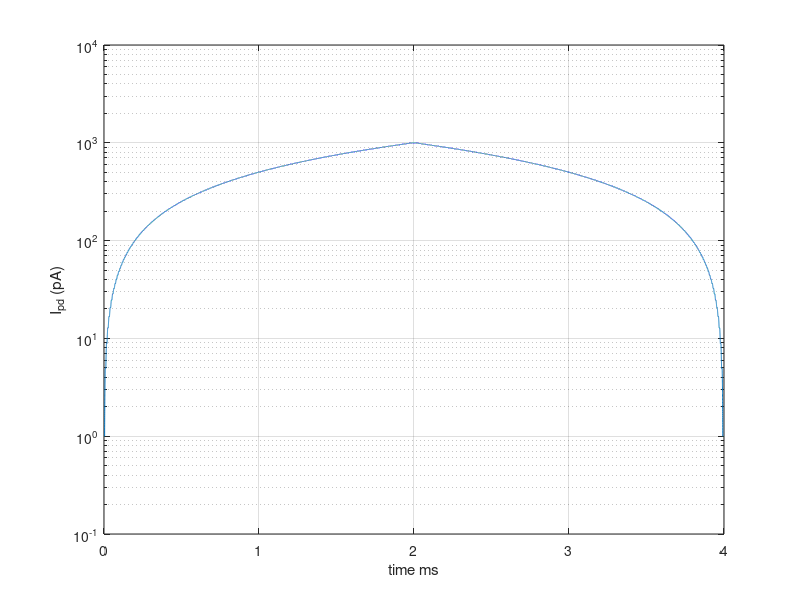
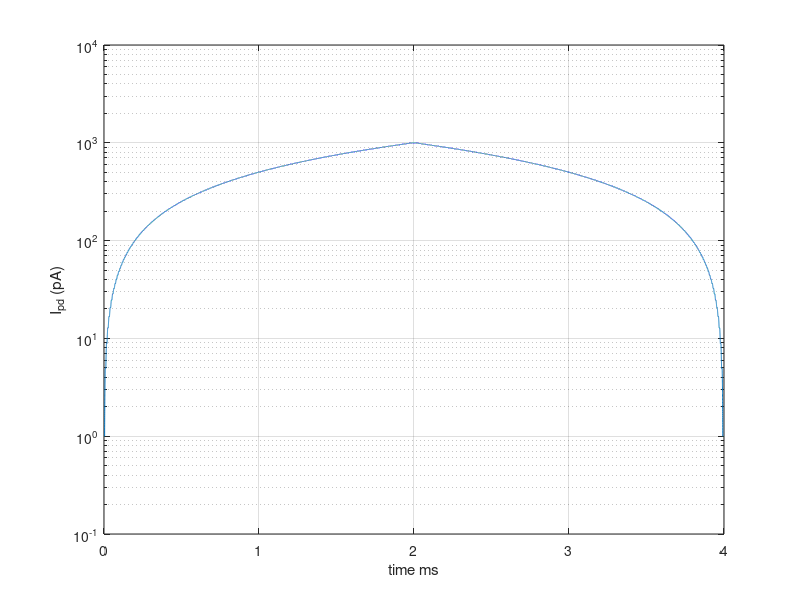

The MATLAB source for these figures, in order:
% It script creates a triangule wave as steps that increases progessive

%function []=spiralNxM(N,M,freq)

%         <------- N ------>
%         ^ Pix0 Pix1 .....
%         |   .
%         |     .
%         M       .
%         |         .
%         |           .PixN,M

% The curve is similar to:
%
%       __
%     _|  |_
%   _|      |_
% _|          |_

tic;

clear all;clc;close all;

N = 2; 
M = 2;
quant_pixel=N*M;
freq = 250;
resol = 255; % Count colours that we wanna to see 
rpm = freq*60;
t_hold = (1/freq)/resol;
samplesPerHold = 2; 
T = t_hold*resol;
scaleTime = 1e3;

curr_path = pwd;
PATH_input = '/home/netware/users/jpgironruiz/Desktop/Documents/Cadence_analysis/Inputs/';
%PATH_input = '/sdcard/documents/MSc/Cadence_analysis/Inputs/';

cd(PATH_input);
nameSignal = strcat('TrianguleWave',int2str(N),'X',int2str(M),'_',int2str(freq));
name_folder = strcat(nameSignal,'/');
[s,mess1,mess2]=mkdir(name_folder);

if (~strcmp(mess1,''))
   
    rmdir(name_folder,'s');
    mkdir(name_folder);
end
PATH_input = strcat(PATH_input,nameSignal,'/');
cd(curr_path);

Imax = 1e-9;
Imin = 1e-12;
deltaI = (Imax - Imin)/(resol-1);

deltat = (T/2)/(samplesPerHold*resol); % T/2 porque es para arriba y para abjao en el mismo periodo
t = 0:deltat:T;
len_t = length(t);

if (rem(len_t,2) ~= 0 )
    t = 0:deltat:T-deltat;
    len_t = length(t);
end

I_ph = zeros(1,len_t);
I = Imin;
i = 0;

for p=0:quant_pixel-1
    
    i = 0;
    while ( i<=len_t)

        if ( i < len_t/2)

            I_ph(i+1:i+samplesPerHold) = I;
            I = I + deltaI;


        else

            I = I - deltaI;
            I_ph(i+1:i+samplesPerHold) = I;

        end

        if ( i + samplesPerHold <len_t)
            i = i+samplesPerHold;
        else
            i = len_t + 1;
        end

    end
    signal(:,1) = t';
    signal(:,2) = I_ph';
    
    % interp1
    cd(PATH_input)
    t_start=t(1);
 	t_stop=t(length(t));
 	time_interp = t_start:t_stop/(25*len_t*samplesPerHold):t_stop;
 	I_pd_interp = interp1(t,I_ph,time_interp,'linear');
    name_file = strcat(nameSignal,'_',num2str(p),'.csv');
	dlmwrite(name_file,[time_interp' I_pd_interp'],'delimiter',' ','precision',10,'newline','unix');
    

end

h=figure(1)
semilogy(time_interp*scaleTime,I_pd_interp*1e12);
xlabel('time ms')
ylabel('I_{pd} (pA)')
grid on;
saveas(h,strcat(nameSignal,'.png'),'png');
saveas(h,strcat(nameSignal,'.fig'),'fig');
cd(curr_path);
